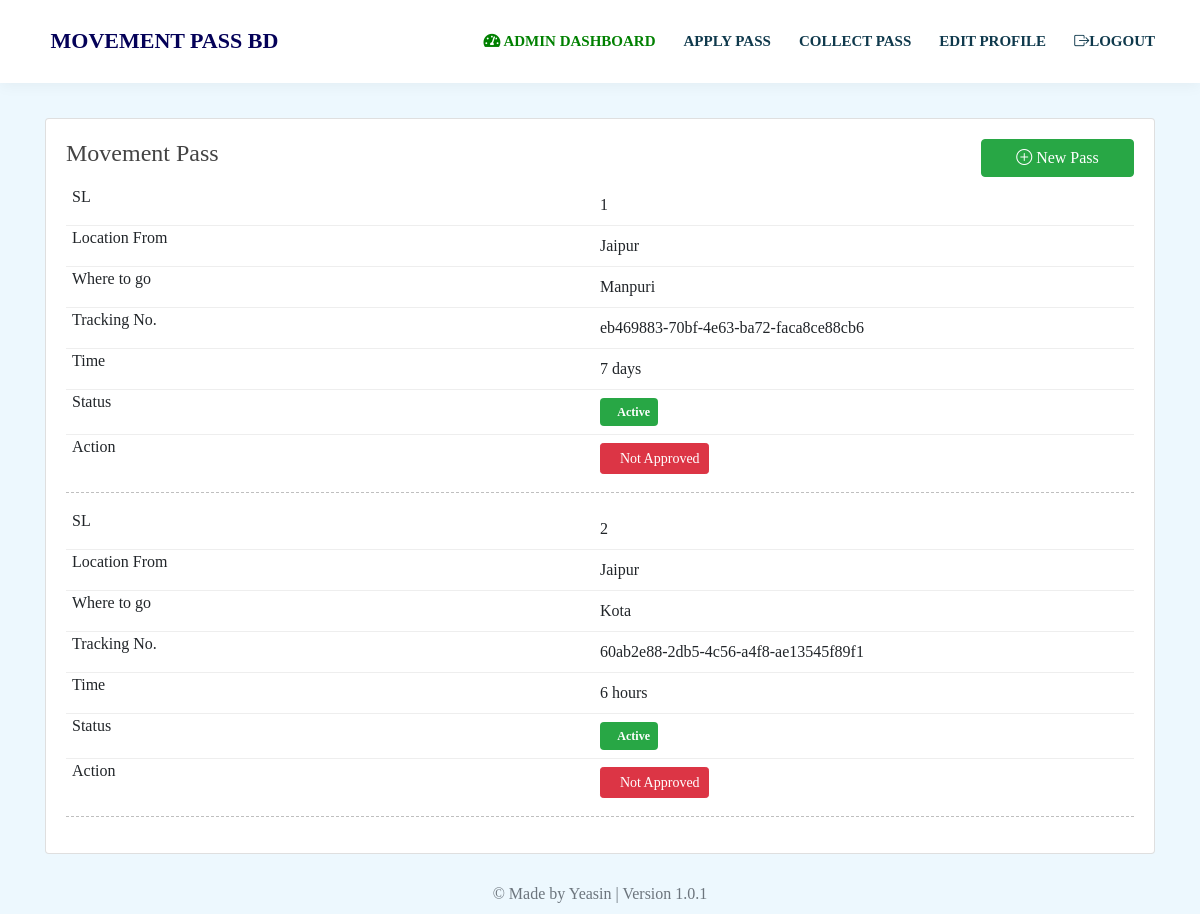
The app's page /user/movement-pass/collect/ (signed in) with its own data.
### fuser/models.py (models this page shows, shortened)
class MovementPass(models.Model):
    user = models.ForeignKey(PassUser, on_delete=models.DO_NOTHING, null=True)
    id = models.UUIDField(primary_key=True,default=uuid.uuid4, editable=False)
    from_m = models.CharField(max_length=200, blank=False, null=True, verbose_name='From Where')
    to_m = models.CharField(max_length=200, blank=False, null=True, verbose_name='To Where')
    district = models.ForeignKey(District, on_delete=models.DO_NOTHING, verbose_name='District Name',null=True)
    sub_dristrict = models.CharField(max_length=200,verbose_name='Sub Dristrict Name', blank=True, null=True)
    time_spand = models.ForeignKey(TimeSpend, on_delete=models.DO_NOTHING, null=True)
    move = models.ForeignKey(MoveType, on_delete=models.DO_NOTHING, null=True)
    date = models.DateTimeField()
    reason = models.ForeignKey(MovementReason, on_delete=models.DO_NOTHING, null=True)
    qr_image = models.ImageField(upload_to='qr/',null=True,blank=True)
    is_approved = models.BooleanField(default=False)
    is_expired = models.BooleanField(default=False)
    created_at = models.DateTimeField(auto_created=True, null=True)
    class Meta:
        verbose_name_plural = 'Movement Pass'
        verbose_name = 'Movement Pass'

class TimeSpend(models.Model):
    time = models.CharField(max_length=20, null=True)
    def __str__(self):
        return self.time
    class Meta:
        verbose_name_plural ='Time Spending'

### fuser/views/pass_view.py (the view)
# urls.py: path('movement-pass/collect/',CollectPass.as_view(), name='collect'),
class CollectPass(View):
    @method_decorator(login_required(login_url='login'))
    def dispatch(self,request,*args,**kwargs):
        return super().dispatch(request,*args,**kwargs)
    def get(self,request):
        user = request.user
        pass_obj = user.passuser.movementpass_set.all().order_by('-id')
        context ={
            'pass':pass_obj,
            'user':user
        }
        return render(request,'fuser/collect.html',context)

### templates/fuser/collect.html (shortened to what this page needs)
{% extends 'base/base.html' %}
{% block body %}
<main id="main">
    <section id="home" class="home" style="margin-top:50px">
    <div class="container">
        <div class="row justify-content-center mt-2">
            <div class="col-md-12">
                <div class="card">
                    <div class="card-body">
                                                <div class="row">
                            <div class="col-md-10"><h4>Movement Pass</h4></div>
                                <div class="col-md-2">
                                                                            <a href="{% url 'apply' %}"
                                           class="btn btn-success float-right btn-block"><i
                                                    class="bi bi-plus-circle"></i> New Pass</a>
                                                                    </div>
                                                    </div>
                            <table class="table_basic mt-2">
                                <tbody role="rowgroup">
                                    {% for p in pass %}
                                        <tr role="row">
                                        <td role="cell" class="text-centerx">{{forloop.counter}}</td>
                                        <td role="cell" class="text-centerx">{{ p.from_m }}</td>
                                        <td role="cell" class="text-centerx">{{ p.to_m }}</td>
                                        <td role="cell" class="text-centerx">{{ p.id }}</td>
                                        <td role="cell" class="text-centerx">{{ p.time_spand }}</td>
                                        <td role="cell" class="text-centerx">
                                            {% if p.is_expired == True %}
                                                                <span class="badge badge-danger badge-lg p-2"><i
                                                                class="icofont-ban"></i> Expired</span>
                                            {% else %}
                                            <span class="badge badge-success badge-lg p-2"><i
                                                class="icofont-ban"></i>Active</span>
                                            {% endif %}
                                        </td>
                                        <td role="cell" class="text-centerx">
                                            {% if p.is_approved == True %}
                                                <a href="{% url 'single' p.id %}"
                                               class="btn btn-primary btn-sm"><i class="icofont icofont-eye"></i> View</a>
                                            {% else %}
                                            <a href="#"
                                            class="btn btn-danger btn-sm"><i class="icofont icofont-eye"></i>Not Approved </a>
                                            {% endif %}
                                        </td>
                                    </tr>
                                    {% endfor %}
                                                                </tbody>
                            </table>
                    </div>
                </div>
            </div>
        </div>
    </div>
    </section>
</main>
{% endblock %}

### templates/base/base.html (shortened to what this page needs)
<!doctype html>
<html lang="en">
  <head>
    {% load static %}
    <link rel="stylesheet" href="https://maxcdn.bootstrapcdn.com/bootstrap/4.0.0/css/bootstrap.min.css">
    <link rel="stylesheet" href="https://cdn.jsdelivr.net/npm/bootstrap-icons@1.4.1/font/bootstrap-icons.css">
    <link rel="stylesheet" href="https://cdnjs.cloudflare.com/ajax/libs/font-awesome/5.15.3/css/all.min.css">
    <link rel="stylesheet" href="{% static 'font/icon.css' %}">
    <link rel="stylesheet" href="{% static 'css/min.css' %}">
    <link rel="stylesheet" href="{% static 'css/style.css' %}">
  </head>
  <header id="header" class="fixed-top">
    <div class="container d-flex align-items-center">
        <a href="{% url 'home' %}" class="logo mr-auto">
            MOVEMENT PASS BD        </a>
        <nav class="nav-menu d-none d-lg-block">
            <ul>
                      {% if request.user.is_authenticated %}
                        {% if user.passuser.is_admin == True %}
                      <li><a href="{% url 'dashboard' %}" style="color:green"> <i class="fas fa-tachometer-alt"></i> Admin Dashboard </a></li>
                        {% endif %}
                      <li><a href="{% url 'apply' %}"> Apply Pass </a></li>
                      <li><a href="{% url 'collect' %}">Collect Pass </a></li>
                      <li><a href="{% url 'edit_profile' %} ">Edit Profile</a></li>
                      <li><a href="{% url 'logout' %}"><i class="bi bi-box-arrow-right"></i>Logout</a></li>
                      {% else %}
                    <li><a href="{% url 'apply' %}"> Apply </a></li>
                    <li><a href="{% url 'register' %}">Sign Up</a></li>
                    <li><a href="{% url 'login' %}">  Log In</a></li>
                    {% endif %}
                            </ul>
        </nav>
    </div>
</header>
  <body>
{% block body %}
 {% endblock %}
 <footer class="text-muted footer">
  <div class="container">
    <p class="text-center">&copy; Made by Yeasin | Version 1.0.1 </p>
  </div>
</footer>
  </body>
</html>

### static/css/style.css (style rules this page uses)
* { margin: 0; padding: 0; }
body { background-color: #EDF8FE; }
.footer { position: fixed; bottom: 0; width: 100%; height: 40px; line-height: 40px; background-color: #EDF8FE; z-index: 200; }
body { font-family: 'SolaimanLipi'; color: #444444; background-color: #EDF8FE; }
a { color: #040158 ; }
h1, h2, h3, h4, h5, h6 { font-family: 'SolaimanLipi'; }
#header { background: #fff; transition: all 0.5s; z-index: 997; padding: 20px 0; box-shadow: 0px 2px 15px rgba(0, 0, 0, 0.05); }
#header .logo { font-size: 22px; margin: 0; padding: 0; line-height: 1; font-weight: 700; letter-spacing: 0px; text-transform: uppercase; font-family: 'SolaimanLipi'; }
.nav-menu ul { margin: 0; padding: 0; list-style: none; }
.nav-menu > ul { display: flex; }
.nav-menu > ul > li { position: relative; white-space: nowrap; padding: 10px 0 10px 28px; }
.nav-menu a { display: block; position: relative; color: #0f394c; transition: 0.3s; font-size: 15px; font-family: 'SolaimanLipi'; text-transform: uppercase; font-weight: 600; }
section { padding: 60px 0; }

### templates/fuser/collect.html (style rules this page uses)
.table_basic { width: 100%; border-collapse: collapse; margin-bottom: 1rem; color: #212529; }
.table_basic td, .table_basic th { border-bottom: 1px solid #ddd; padding: 8px 10px; }
.table_basic tr:nth-child(even) { background-color: #fff; }
@media only screen 
    and (max-width: 760px), (min-device-width: 768px) 
    and (max-device-width: 1024px) { table, thead, tbody, th, td, tr { display: block; } }
@media only screen 
    and (max-width: 760px), (min-device-width: 768px) 
    and (max-device-width: 1024px) { .table_basic tr { padding-bottom:10px; border-bottom:1px dashed #bfbfbf; } }
@media only screen 
    and (max-width: 760px), (min-device-width: 768px) 
    and (max-device-width: 1024px) { .table_basic tr { margin: 0 0 1rem 0; } }
@media only screen 
    and (max-width: 760px), (min-device-width: 768px) 
    and (max-device-width: 1024px) { .table_basic tr:nth-child(odd) { background: #fff; } }
@media only screen 
    and (max-width: 760px), (min-device-width: 768px) 
    and (max-device-width: 1024px) { .table_basic td { border: none; border-bottom: 1px solid #eee; position: relative; padding-left: 50%; } }
@media only screen 
    and (max-width: 760px), (min-device-width: 768px) 
    and (max-device-width: 1024px) { .table_basic tbody tr td:last-child { border: none; } }
@media only screen 
    and (max-width: 760px), (min-device-width: 768px) 
    and (max-device-width: 1024px) { .table_basic td:before { position: absolute; top: 0; left: 6px; width: 45%; padding-right: 10px; white-space: nowrap; } }
@media only screen 
    and (max-width: 760px), (min-device-width: 768px) 
    and (max-device-width: 1024px) { .table_basic td:nth-of-type(1):before { content: "SL"; } }
@media only screen 
    and (max-width: 760px), (min-device-width: 768px) 
    and (max-device-width: 1024px) { .table_basic td:nth-of-type(2):before { content: "Location From"; } }
@media only screen 
    and (max-width: 760px), (min-device-width: 768px) 
    and (max-device-width: 1024px) { .table_basic td:nth-of-type(3):before { content: "Where to go"; } }
@media only screen 
    and (max-width: 760px), (min-device-width: 768px) 
    and (max-device-width: 1024px) { .table_basic td:nth-of-type(4):before { content: "Tracking No."; } }
@media only screen 
    and (max-width: 760px), (min-device-width: 768px) 
    and (max-device-width: 1024px) { .table_basic td:nth-of-type(5):before { content: "Time"; } }
@media only screen 
    and (max-width: 760px), (min-device-width: 768px) 
    and (max-device-width: 1024px) { .table_basic td:nth-of-type(6):before { content: "Status"; } }
@media only screen 
    and (max-width: 760px), (min-device-width: 768px) 
    and (max-device-width: 1024px) { .table_basic td:nth-of-type(7):before { content: "Action"; } }

### records on screen
MovementPass: from_m "Jaipur", to_m "Manpuri", id "eb469883-70bf-4e63-ba72-faca8ce88cb6", time_spand "7 days", is_expired False (drawn), is_approved False (drawn)
MovementPass: from_m "Jaipur", to_m "Kota", id "60ab2e88-2db5-4c56-a4f8-ae13545f89f1", time_spand "6 hours", is_expired False (drawn), is_approved False (drawn)
